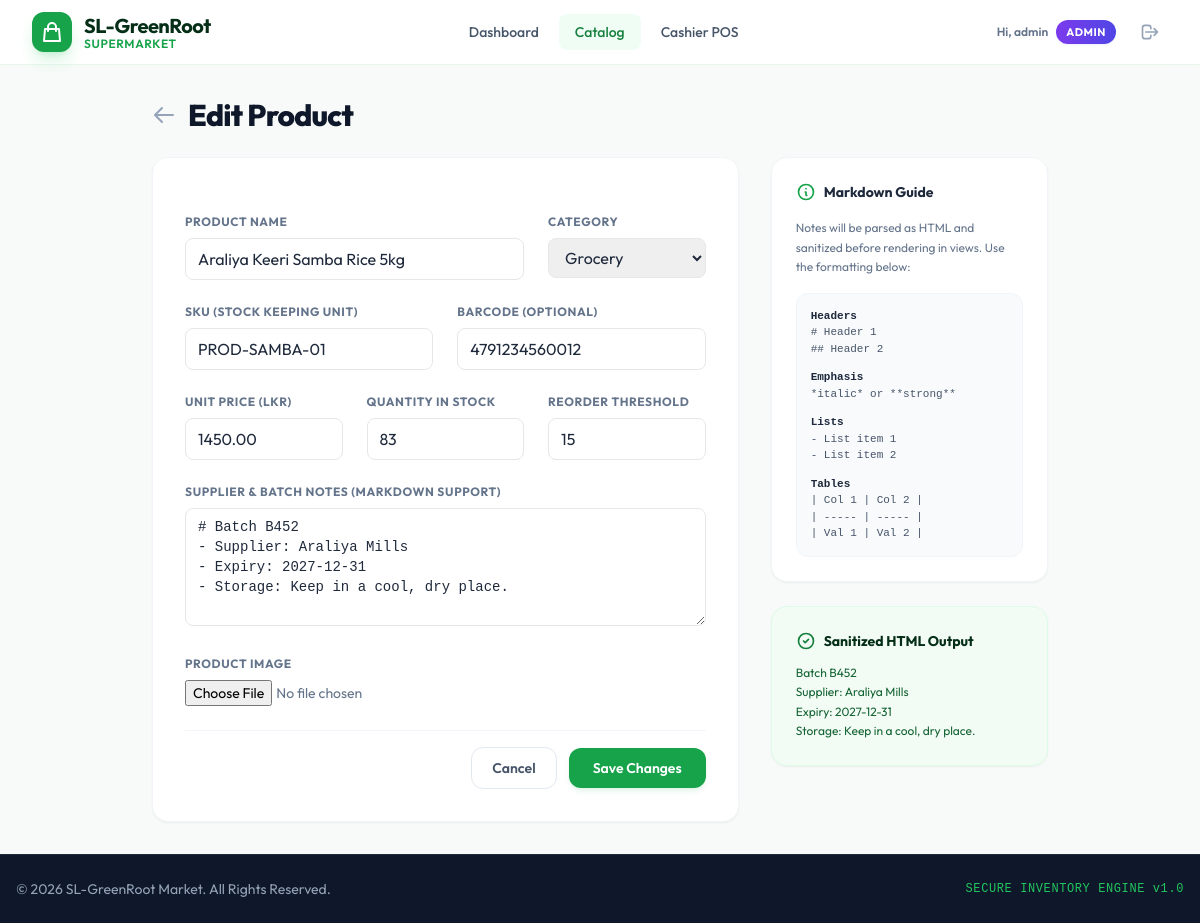
Page /products/1/edit/ (signed in) on the earlier database version.
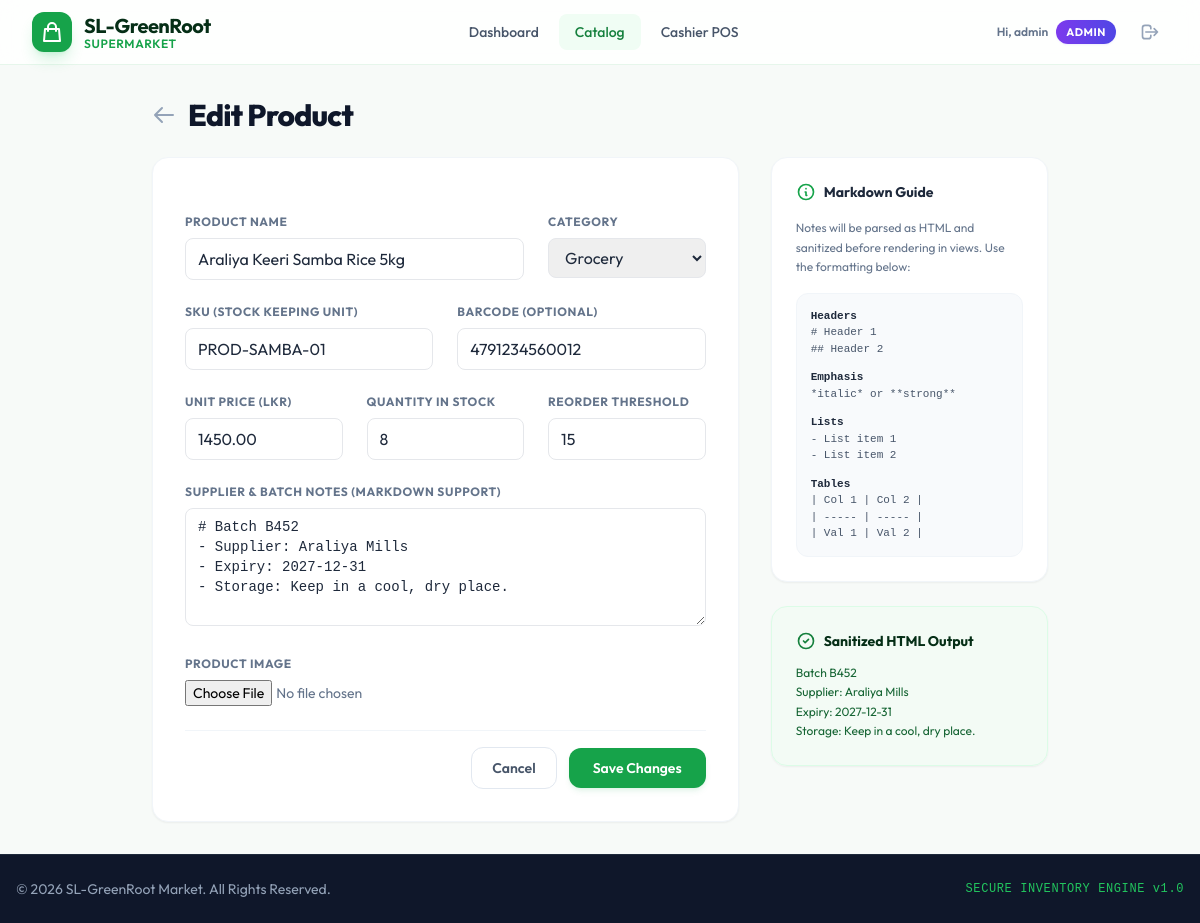
Same page on the later database version.
### inventory/models.py (models this page shows, shortened)
class Product(models.Model):
    sku = models.CharField(max_length=50, unique=True)
    barcode = models.CharField(max_length=100, blank=True, default='')
    name = models.CharField(max_length=200)
    category = models.ForeignKey(Category, on_delete=models.CASCADE, related_name='products')
    unit_price = models.DecimalField(max_digits=10, decimal_places=2)  # In LKR
    quantity_in_stock = models.PositiveIntegerField(default=0)
    reorder_level = models.PositiveIntegerField(default=10)
    supplier_notes_raw = models.TextField(blank=True, help_text="Enter markdown formatted supplier notes.")
    supplier_notes_html = models.TextField(blank=True, editable=False)
    image = models.ImageField(upload_to='products/', blank=True, null=True)

### inventory/utils.py (the view)
    def _wrapped_view(request, *args, **kwargs):
        if not request.user.is_authenticated:
            return redirect('login')
        if request.user.is_superuser or request.user.groups.filter(name='Manager').exists():
            return view_func(request, *args, **kwargs)
        raise PermissionDenied

### inventory/models.py (called while the page is built)
    def __str__(self):
        return self.name

### inventory/utils.py (called while the page is built)
def manager_required(view_func):
    def _wrapped_view(request, *args, **kwargs):
        if not request.user.is_authenticated:
            return redirect('login')
        if request.user.is_superuser or request.user.groups.filter(name='Manager').exists():
            return view_func(request, *args, **kwargs)
        raise PermissionDenied
    return _wrapped_view

### inventory/templates/inventory/product_form.html (shortened to what the changed rows need)
{% extends 'inventory/base.html' %}
{% block content %}
<div class="max-w-4xl mx-auto space-y-6">
    <div class="flex items-center space-x-3">
        <h1 class="text-3xl font-extrabold text-slate-900 tracking-tight">{{ title }}</h1>
    </div>
    <div class="grid grid-cols-1 lg:grid-cols-3 gap-8">
        <form method="post" enctype="multipart/form-data" class="lg:col-span-2 space-y-6 bg-white p-6 sm:p-8 rounded-2xl border border-slate-100 shadow-sm">
            <div class="grid grid-cols-1 sm:grid-cols-3 gap-6">
                <div class="sm:col-span-2">
                    <label for="{{ form.name.id_for_label }}" class="block text-xs font-bold text-slate-500 uppercase tracking-wider mb-2">Product Name</label>
                    {{ form.name }}
                </div>
                <div>
                    <label for="{{ form.category.id_for_label }}" class="block text-xs font-bold text-slate-500 uppercase tracking-wider mb-2">Category</label>
                    {{ form.category }}
                </div>
            </div>
            <div class="grid grid-cols-1 sm:grid-cols-2 gap-6">
                <div>
                    <label for="{{ form.sku.id_for_label }}" class="block text-xs font-bold text-slate-500 uppercase tracking-wider mb-2">SKU (Stock Keeping Unit)</label>
                    {{ form.sku }}
                </div>
                <div>
                    <label for="{{ form.barcode.id_for_label }}" class="block text-xs font-bold text-slate-500 uppercase tracking-wider mb-2">Barcode (Optional)</label>
                    {{ form.barcode }}
                </div>
            </div>
            <div class="grid grid-cols-1 sm:grid-cols-3 gap-6">
                <div>
                    <label for="{{ form.unit_price.id_for_label }}" class="block text-xs font-bold text-slate-500 uppercase tracking-wider mb-2">Unit Price (LKR)</label>
                    {{ form.unit_price }}
                </div>
                <div>
                    <label for="{{ form.quantity_in_stock.id_for_label }}" class="block text-xs font-bold text-slate-500 uppercase tracking-wider mb-2">Quantity in Stock</label>
                    {{ form.quantity_in_stock }}
                </div>
                <div>
                    <label for="{{ form.reorder_level.id_for_label }}" class="block text-xs font-bold text-slate-500 uppercase tracking-wider mb-2">Reorder Threshold</label>
                    {{ form.reorder_level }}
                </div>
            </div>
            <div>
                <label for="{{ form.supplier_notes_raw.id_for_label }}" class="block text-xs font-bold text-slate-500 uppercase tracking-wider mb-2">Supplier & Batch Notes (Markdown Support)</label>
                {{ form.supplier_notes_raw }}
            </div>
            <div>
                <label for="{{ form.image.id_for_label }}" class="block text-xs font-bold text-slate-500 uppercase tracking-wider mb-2">Product Image</label>
                {{ form.image }}
            </div>
        </form>
        <div class="space-y-6">
            {% if is_edit and product.supplier_notes_html %}
                <div class="bg-emerald-50/50 p-6 rounded-2xl border border-emerald-100 shadow-sm space-y-3">
                    <h3 class="font-bold text-emerald-950 text-sm flex items-center space-x-2">
                        <svg class="h-5 w-5 text-emerald-700" fill="none" stroke="currentColor" viewBox="0 0 24 24">
                            <path stroke-linecap="round" stroke-linejoin="round" stroke-width="2" d="M9 12l2 2 4-4m6 2a9 9 0 11-18 0 9 9 0 0118 0z"/>
                        </svg>
                        <span>Sanitized HTML Output</span>
                    </h3>
                    <div class="prose prose-sm prose-emerald text-xs text-emerald-800 leading-relaxed">
                        {{ product.supplier_notes_html|safe }}
                    </div>
                </div>
            {% endif %}
        </div>
    </div>
</div>
{% endblock %}

Differences in the rows shown:
changed Product "Araliya Keeri Samba Rice 5kg": quantity_in_stock "83" → "8"
